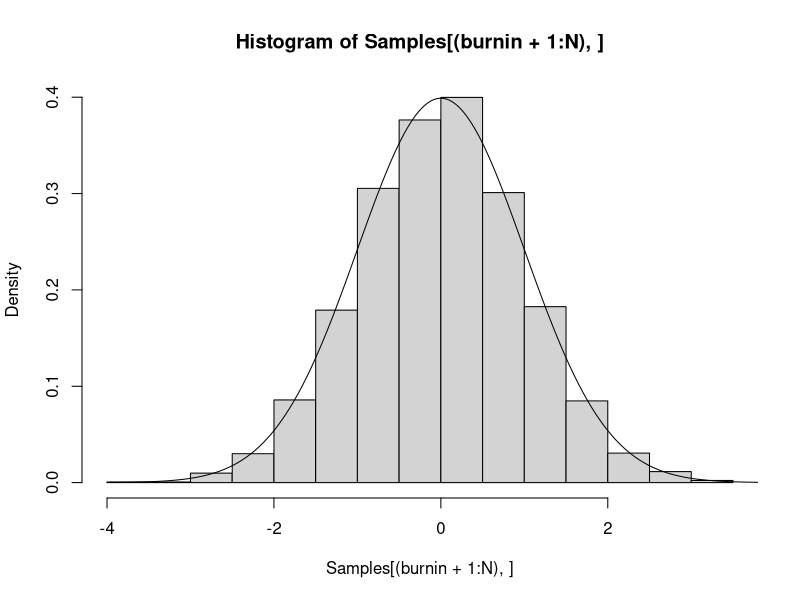
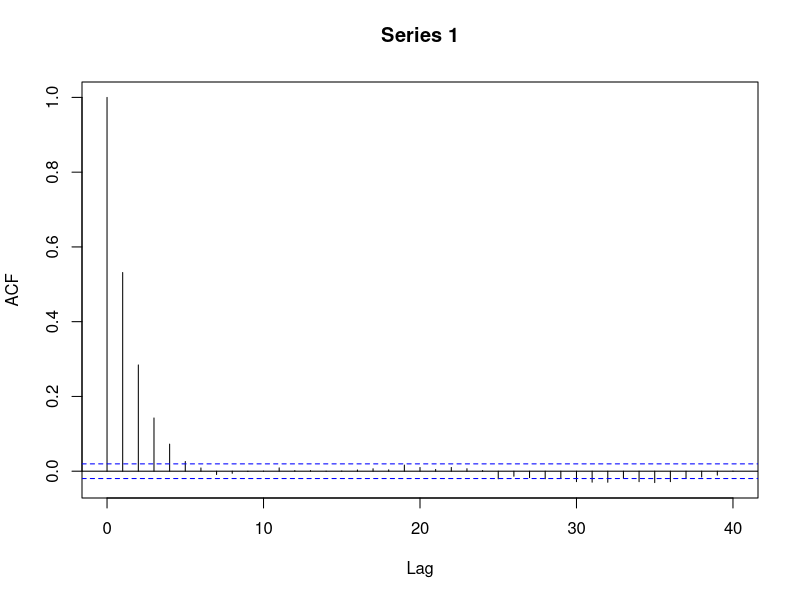

Here is the R script that generated these plots, in order: (Note: this script raises an error after producing the figures.)
library(MASS)
HMCVer1 <- function(TotalSamples, densityA,M, q,epsilon,L, densitydiff, burnin) {
  RejectTotal=0;
  oldq <-qtandepsilon <- q #Initialisation of q and qtandepsilon
  d <- length(q) #Dimensions
  if(length(M)>1){MassVector <- colSums(M)} else MassVector <- M
  N <- TotalSamples+burnin; #How many samples will be needed
  Samples <- matrix(0,N,d);
  #For allocation of memory
  p <- mvrnorm(N,rep(0,d),diag(d)); 
  #Generate multivariate normal, this is an N by d quantity. I generate all at once here.
  for (k in 1:N){
    oldp <-ptplusepsilon <- p[k,] 
    #Take one momentum vector.
    for (t in 1:L){
      #LeapFrog L times with step size epsilon
      ptplusepsilonhalf= ptplusepsilon - (epsilon/2)*densitydiff(qtandepsilon)
      qtandepsilon =  qtandepsilon + ((epsilon/MassVector)*ptplusepsilonhalf)
      #Assume independent in p vector hence use column sums
      ptplusepsilon= ptplusepsilonhalf - (epsilon/2)*densitydiff(qtandepsilon)
    }
    OldUenergy= -log(densityA(oldq));
    #Energy of target densityA at old state
    OldKenergy= sum((oldp^2/MassVector))/2;
    #Energy of momentum at Old state
    OldHamiltonian= OldUenergy+OldKenergy;
    #Old Hamiltonian
    ProposeUenergy= -log(densityA(qtandepsilon));
    ProposeKenergy=sum((ptplusepsilon^2/MassVector))/2;
    #return(c(ProposeKenergy))
    #Propose Energy
    ProposeHamiltonian=ProposeUenergy+ProposeKenergy;
  
    #Propose Hamiltonian
    if (runif(1)< exp(OldHamiltonian-ProposeHamiltonian)) {
      oldp=ptplusepsilon;
      oldq=qtandepsilon;
    #Metropolis Hastings, if accepted move to new state
    }
    else {qtandepsilon=oldq;
    RejectTotal= RejectTotal+1;
    }
    Samples[k] <- oldq
    #Samples
    #forget Intialisation
  }
  cat("Total Samples after Burn in:",TotalSamples,"\nStep Size used was",epsilon,"\nLeapFrog iterations were",L,"\nMean Of Samples=",apply(Samples,2,mean),"\nCovariance=",cov(Samples), "\nRejectionRate=",RejectTotal/N)
  hist(Samples[(burnin+1:N),],freq=F)
  lines(seq(-4,4,0.01),dnorm(seq(-4,4,0.01)))
  acf(Samples)
  return(Samples[(burnin+1:N),])
}
JJ <- HMCVer1(TotalSamples = 10000,densityA = dnorm,M=1,q = 0,epsilon = 0.05,L = 20,densitydiff = function(x) x,burnin = 0)


# Multivariate example - needs work
JJ <- HMCVer1(TotalSamples = 1000,densityA = function(l) dmvnorm(l,c(0,0),matrix(c(1,0.7,0.7,1),2,2)),q = c(0,0),M=diag(length(q)),epsilon = 0.05,L = 60,densitydiff = function(x) t(t(x)%*%solve(matrix(c(1,0.7,0.7,1),2,2))), burnin = 0)



